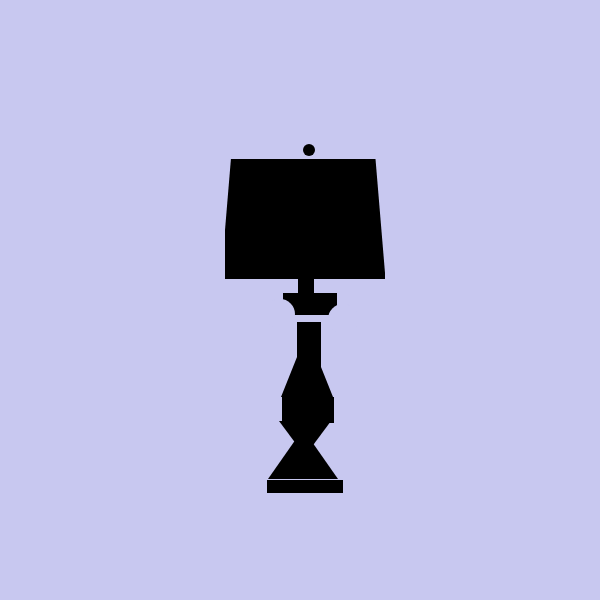
Frame 1 (no input)
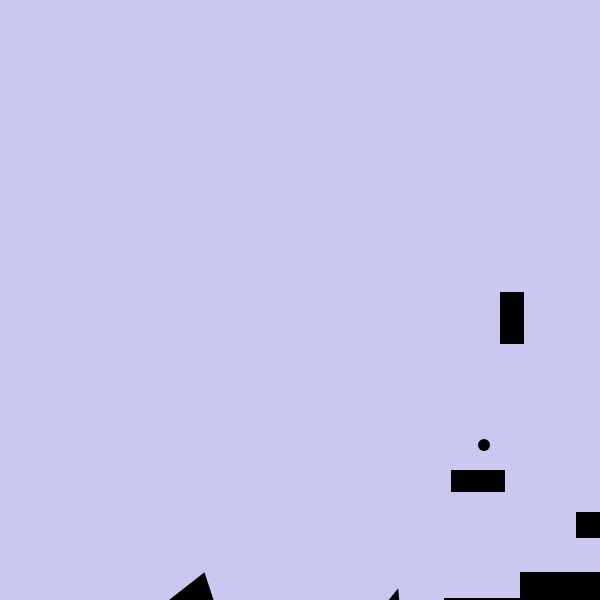
Frame 60 (no input)
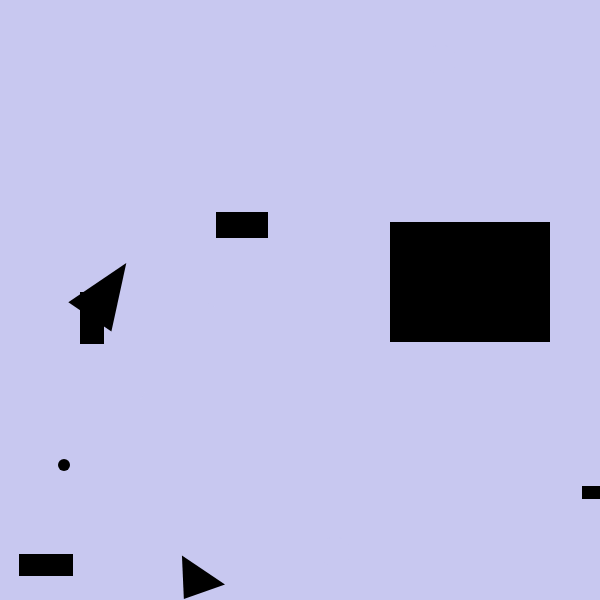
Frame 120 (the mouse pressed at the canvas centre since frame 60)

The p5.js sketch that drew these frames (run headless with seeded random() and noise() and a simulated clock; from frame 60 on, the mouse is pressed at the canvas centre):

// p5.js sketch
// ── sketch.js

function setup() {
  createCanvas(600, 600);
  for(let i= 0; i<boxes.length; i++){
    boxArray[i] = new BoxMoved(boxes[i]);
  }

  for(let i= 0; i<circles.length; i++){
    circleArray[i] = new CircleMoved(circles[i]);
  }

  for(let i= 0; i<triangles.length; i++){
    triangleArray[i] = new TriangleMoved(triangles[i]);
  }

}

function draw() {
  background([200,200,240]);

  for (let i= 0; i< boxes.length; i++){
    boxArray[i].drawBox();

  }



  for (let i= 0; i< circles.length; i++){
    circleArray[i].drawCircle();

  }

  rotate(angle);
  angle = angle + speed

  for (let i= 0; i< triangles.length; i++){
    triangleArray[i].drawTriangle();
  }




}

// ── XuwenBox.js
let angle = 0;
let speed = 0.005;


let boxDim = 40;
let growth = .5;





//Lamp head rectangle
let box01 = { // this is a "map" of all components that define location of box01
  color: 0,
  boxX: 220,
  boxY: 152,
  boxWidth:160,
  boxHeight:120,
  speedX: 5,
  speedY: 7,
}

//Lamp cap circle
let circle01 = {
  color: 0,
  boxX: 302,
  boxY: 145,
  boxWidth: 12,
  boxHeight: 12,
  speedX: 7,
  speedY: 5
}

//Lamp neck rectangle
let box02 = {
  color: 0,
  boxX: 294,
  boxY: 230,
  boxWidth: 16,
  boxHeight: 60,
  speedX: 4,
  speedY: 6,
}

//Lamp shoulder rectangle
let box03 = {
  color: 0,
  boxX: 275,
  boxY: 290,
  boxWidth: 54,
  boxHeight: 22,
  speedX: 8,
  speedY: 3
}

//Lamp chest rectangle
let box04 = {
  color: 0,
  boxX: 290,
  boxY: 312,
  boxWidth: 24,
  boxHeight: 52,
  speedX: 7,
  speedY: 10
}

//Lamp belly upward triangle
let triangle01 = {
 color: 0,
 triangleX1: 276,
 triangleY1: 392,
 triangleX2: 302,
 triangleY2: 327,
 triangleX3: 328,
 triangleY3: 392,
 speedX: 5,
 speedY: 5
}

//Lamp belly rectangle
let box05 = {
 color: 0,
 boxX: 276,
 boxY: 392,
 boxWidth: 52,
 boxHeight: 26,
 speedX: 6,
 speedY: 5
}

//Lamp belly downward triangle
let triangle02 = {
 color: 0,
 triangleX1: 276,
 triangleY1: 418,
 triangleX2: 302,
 triangleY2: 453,
 triangleX3: 328,
 triangleY3: 418,
 speedX: 3,
 speedY: 3,
}

//Lamp foot triangle
let triangle03 = {
 color: 0,
 triangleX1: 267,
 triangleY1: 478,
 triangleX2: 302,
 triangleY2: 428,
 triangleX3: 337,
 triangleY3: 478,
 speedX: 1,
 speedY: 1
}

//Lamp foot rectangle
let box06 = {
 color: 0,
 boxX: 264,
 boxY: 478,
 boxWidth: 76,
 boxHeight: 13,
 speedX: 3,
 speedY: 2
}

//Lamp head left minus triangle
let triangle04 = {
 color: [200,200,240],
 triangleX1: 220,
 triangleY1: 150,
 triangleX2: 220,
 triangleY2: 270,
 triangleX3: 230,
 triangleY3: 150,
 speedX: 1,
 speedY: 8
}

//Lamp head right minus triangle
let triangle05 = {
 color: [200,200,240],
 triangleX1: 380,
 triangleY1: 150,
 triangleX2: 380,
 triangleY2: 270,
 triangleX3: 370,
 triangleY3: 150,
 speedX: 5,
 speedY: 3
}

//Lamp cap minus rectangle
let box07 = {
 color: [200,200,240],
 boxX: 286,
 boxY: 149,
 boxWidth: 20,
 boxHeight: 2,
 speedX: 8,
 speedY: 2
}

//Lamp shoulder left minus circle
let circle02 = {
 color: [200,200,240],
 boxX: 275,
 boxY: 312,
 boxWidth: 30,
 boxHeight: 30,
 speedX: 5,
 speedY: 2
}

//Lamp shoulder right minus circle
let circle03 = {
 color: [200,200,240],
 boxX: 329,
 boxY: 312,
 boxWidth: 30,
 boxHeight: 30,
 speedX: 14,
 speedY: 7
}

let boxes = [box01,box02,box03,box04,box05,box06,box07];
let boxArray = [];

let circles = [circle01,circle02,circle03]
let circleArray = [];

let triangles = [triangle01,triangle02,triangle03,triangle04,triangle05]
let triangleArray = [];



class BoxMoved {
  constructor(incomingBox){
    this.incomingBox = incomingBox;
    }

    drawBox() {
      push();
      if (this.incomingBox.boxX > width || this.incomingBox.boxX < 0) {
        this.incomingBox.speedX = this.incomingBox.speedX*-1;
      }
      this.incomingBox.boxX = this.incomingBox.boxX + this.incomingBox.speedX;
      if (this.incomingBox.boxY > height || this.incomingBox.boxY < 0) {
        this.incomingBox.speedY = this.incomingBox.speedY*-1;
      }
      this.incomingBox.boxY = this.incomingBox.boxY + this.incomingBox.speedY;
      noStroke();
      fill(this.incomingBox.color);
      rect(this.incomingBox.boxX,this.incomingBox.boxY, this.incomingBox.boxWidth, this.incomingBox.boxHeight);
      pop();
    }
    tracingObject(incomingGeometry) {

      stroke(0)
      rectMode(CENTER)
      line(this.incomingBox.boxX, 0, this.incomingBox.boxX, height)
      line(0, this.incomingBox.boxY, width, this.incomingBox.boxY)
    }

}


class CircleMoved {
  constructor(incomingCircle){
    this.incomingCircle = incomingCircle;
  }

 drawCircle() {
  fill(this.incomingCircle.color);//Black
  noStroke()
  push()
  if (this.incomingCircle.boxX > width || this.incomingCircle.boxX < 0) {
    this.incomingCircle.speedX = this.incomingCircle.speedX*-1;
  }

  this.incomingCircle.boxX = this.incomingCircle.boxX + this.incomingCircle.speedX;

  if (this.incomingCircle.boxY > height || this.incomingCircle.boxY < 0) {
    this.incomingCircle.speedY = this.incomingCircle.speedY*-1;
  }

  this.incomingCircle.boxY = this.incomingCircle.boxY + this.incomingCircle.speedY;
  circle(this.incomingCircle.boxX, this.incomingCircle.boxY, this.incomingCircle.boxWidth, this.incomingCircle.boxHeight);
  pop();

}
tracingObject() {

  stroke(0)
  rectMode(CENTER)
  line(this.incomingCircle.boxX, 0, this.incomingCircle.boxX, height)
  line(0, this.incomingCircle.boxY, width, this.incomingCircle.boxY)
}
}


class TriangleMoved {
  constructor(incomingTriangle){
    this.incomingTriangle = incomingTriangle;
  }
 drawTriangle() {
  //Lamp belly downward triangle
  fill(this.incomingTriangle.color);//Black
  noStroke()
  push()
  if (this.incomingTriangle.triangleX1 > width || this.incomingTriangle.triangleX1 < 0 || this.incomingTriangle.triangleX2 > width || this.incomingTriangle.triangleX2 < 0 || this.incomingTriangle.triangleX3 > width || this.incomingTriangle.triangleX3 < 0 ) {
    this.incomingTriangle.speedX = this.incomingTriangle.speedX*-1;
  }
  this.incomingTriangle.triangleX1 = this.incomingTriangle.triangleX1 + this.incomingTriangle.speedX;
  this.incomingTriangle.triangleX2 = this.incomingTriangle.triangleX2 + this.incomingTriangle.speedX;
  this.incomingTriangle.triangleX3 = this.incomingTriangle.triangleX3 + this.incomingTriangle.speedX;

  if (this.incomingTriangle.triangleY1 > width || this.incomingTriangle.triangleY1 < 0 || this.incomingTriangle.triangleY2 > width || this.incomingTriangle.triangleY2 < 0 || this.incomingTriangle.triangleY3 > width || this.incomingTriangle.triangleY3 < 0) {
    this.incomingTriangle.speedY = this.incomingTriangle.speedY*-1;
  }
    this.incomingTriangle.triangleY1 = this.incomingTriangle.triangleY1 + this.incomingTriangle.speedY;
    this.incomingTriangle.triangleY2 = this.incomingTriangle.triangleY2 + this.incomingTriangle.speedY;
    this.incomingTriangle.triangleY3 = this.incomingTriangle.triangleY3 + this.incomingTriangle.speedY;
      triangle(this.incomingTriangle.triangleX1, this.incomingTriangle.triangleY1, this.incomingTriangle.triangleX2, this.incomingTriangle.triangleY2, this.incomingTriangle.triangleX3, this.incomingTriangle.triangleY3);

  pop();

  
}
}
